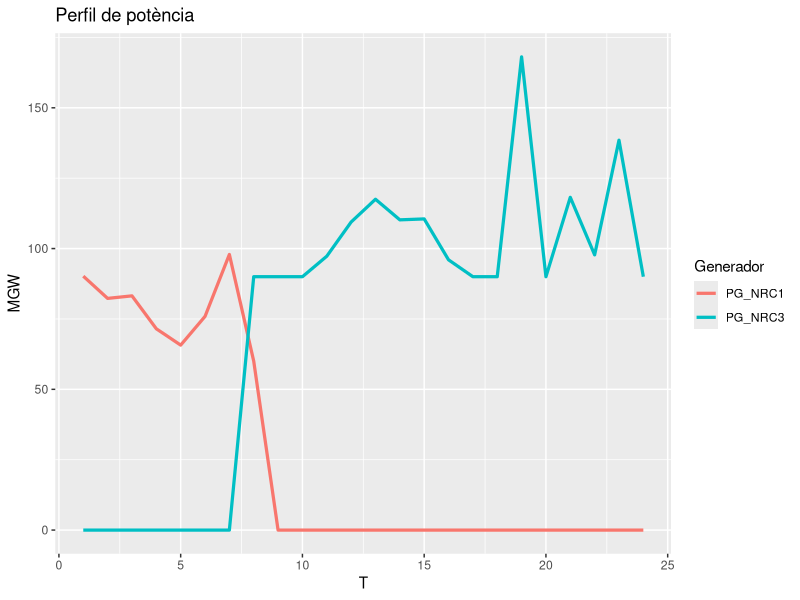
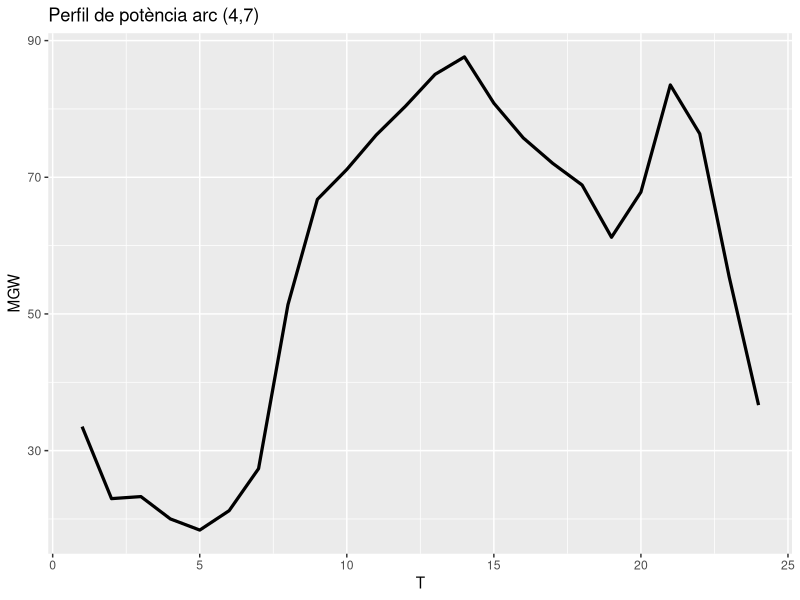
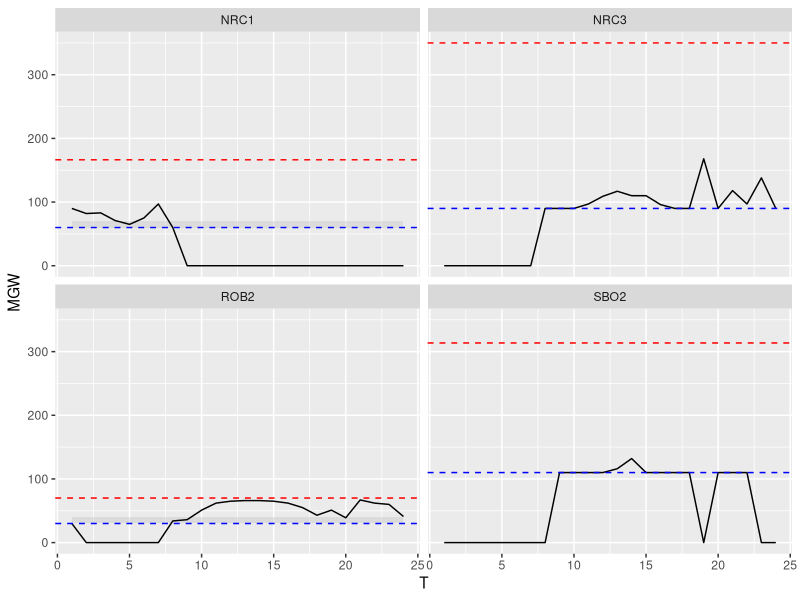

These charts were generated, in order, by the following R code:
setwd(dirname(rstudioapi::getActiveDocumentContext()$path))
library(ggplot2)
library(tidyr)
library(dplyr)

 #### Apartat 1 Flux elèctric òptim #### 

## a) Funció objectiu i variables de la solució òptima 

pg <- read.table("Apartat1_5_PG.txt", header = TRUE)
th <- read.table("Apartat1_5_TH.txt", header = TRUE)
u <- read.table("Apartat1_5_u.txt", header = TRUE)
vud <- read.table("Apartat1_5_vud.txt", header = TRUE)

## b) unitats necesaries per satisfer la demanda dels nodes a cada periode de temps 

df2 <- read.table("Apartat1_2.txt", header=T)

## c) gràfic del perfil de potència i energia de dues unitats generadores al llarg del temps
T <- 1:24
df3 <- read.table("Apartat1_3.txt", header = TRUE)
df3$T <- T
df32 <- pivot_longer(df3, cols = c(PG_NRC3, PG_NRC1), names_to = "Generadors", values_to = "Potencia")

graf1 <- ggplot(data = df32, aes(x = T, y = Potencia, group = Generadors)) 

graf1 +
  geom_line(aes(color=factor(Generadors)),linewidth=1.1) +
  labs(title = "Perfil de potència",
       x = "T",
       y = "MGW",
       color = "Generador") 

## d) quin és l'arc més sobrecarregat? gràfic del seu perfil de potència al llarg del temps 

pot <- matrix(c(1,2,289.897,
1,5,839.888,
2,3,389.582,
2,4,1133.52,
2,5,1035.12,
3,4,733.77,
4,5,472.025,
4,7,1363.83,
4,9,758.595,
5,6,1312.88,
6,11, 1086.39,
6,12,58.8122,
6,13,167.676,
7,8,121.1,
7,9,1242.73,
9,10, 1160.41,
9,14,130.088,
10,11,37.0086,
12,13,34.0122,
13,14,154.888), ncol = 3, byrow = T)

pot[which.max(pot[,3]),]

arc <- read.table("Apartat1_41.txt", header = TRUE)
arc$T <- T

ggplot(data = arc, aes(x = T, y = potencia))+ 
  geom_line(linewidth=1.1) +
  labs(title = "Perfil de potència arc (4,7)",
       x = "T",
       y = "MGW") 

## e) marge de potència disponible té el sistema a cada període per absorbir eventuals desajustos d oferta i o demanda
marges <- read.table("Apartat_42.txt", header = TRUE)

pg2 <- pg[,-which(sapply(pg, sum)==0)]
pg2$T <- T
marges$generador <- colnames(pg)
marges <- marges[-which(sapply(pg, sum)==0),]

potencia_hores <- pivot_longer(data = pg2, cols = 1:4, names_to = "generador", values_to = "mgw")

prova <- left_join(marges[,3:5], potencia_hores, by="generador")
prova[prova$rdown < 0, 2] <- 0

ggplot(data = prova, aes(x = T, y = mgw)) + 
  geom_ribbon(aes(ymin = rdown, ymax = rup), fill = "grey80", alpha = 0.5) +
  geom_line() +
  facet_wrap(~generador, ncol = 2) +
  labs(x="T", 
       y="MGW")+
  geom_hline(data = marges, aes(yintercept = pmax), color = "red", linetype = "dashed") +
  geom_hline(data = marges, aes(yintercept = pmin), color = "blue", linetype = "dashed") 

## f) creus que pot tenir setnit incrementar la capacitat d'alguna unitat generadora? si es així, quina inversió econòmica estaries disposat a fer?

max_min_data <- potencia_hores %>%
  group_by(generador) %>%
  summarize(mgw_max = max(mgw), mgw_min = min(mgw))
